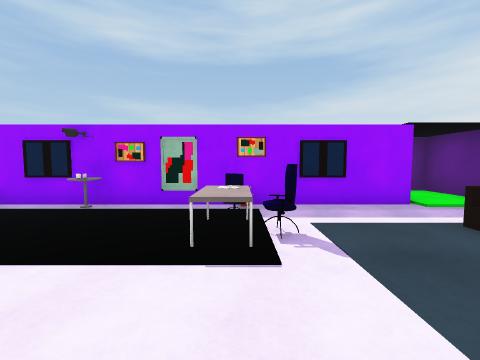
view 1 (above)

24 first-person views from a walk through a 3-D level made in the Unity game engine. The camera is 1.3 m above the floor, tilts 4° down and sees 90° across. The floor is counted in squares, 1.43 m on a side. Each view is taken from the middle of a square. On the plan, view 1 faces up. The plan holds only what a view shows up to about 10 squares ahead; the rest is blank. The player is left out. Some animated figures are left out. Door leaves are left out, so doorways stand open. Surface patterns are stand-ins for the level's own textures.

view 2
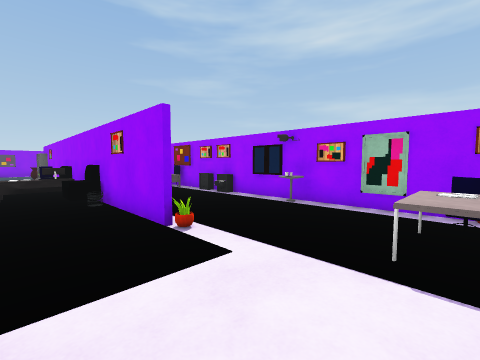

view 3
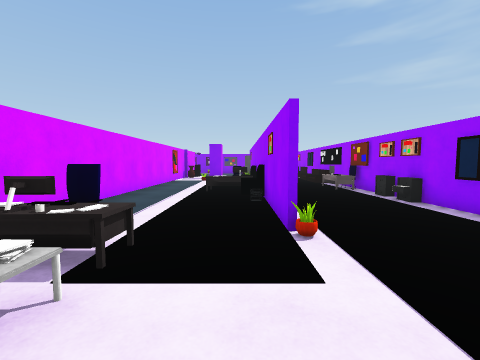

view 4
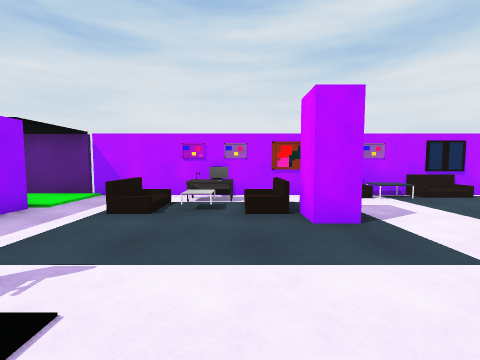

view 5
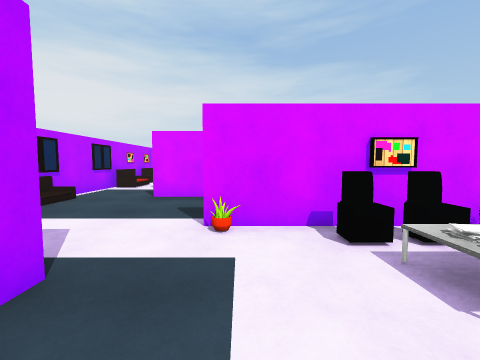

view 6
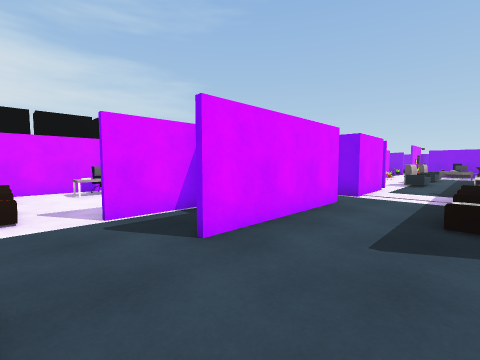

view 7
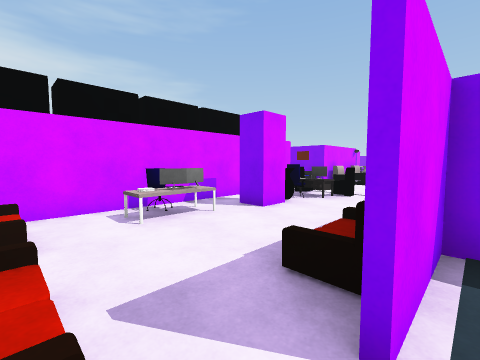

view 8
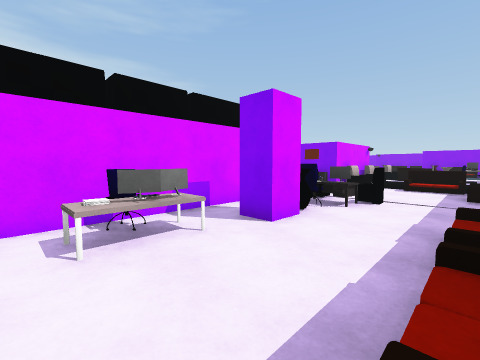

view 9
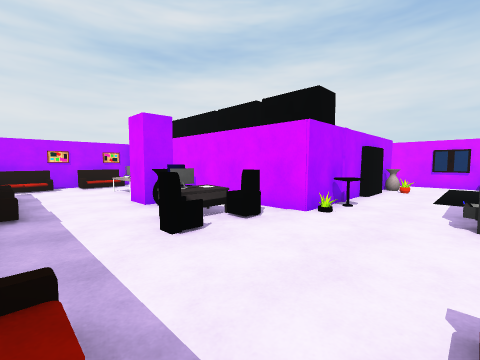

view 10
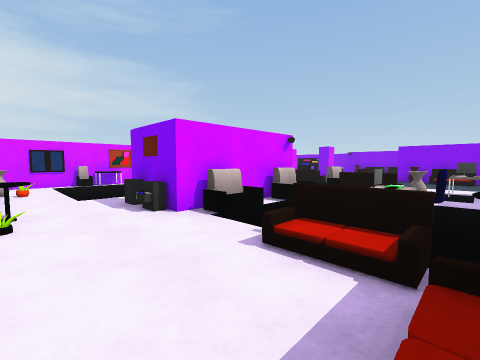

view 11
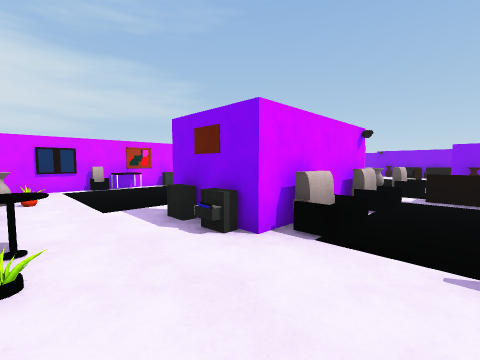

view 12
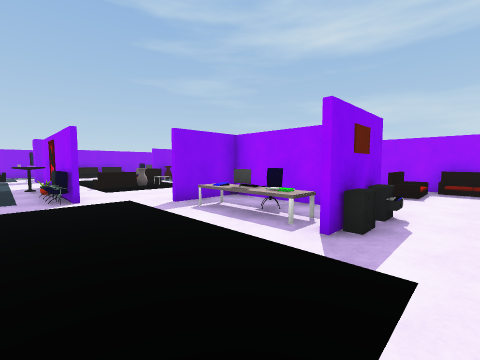

view 13
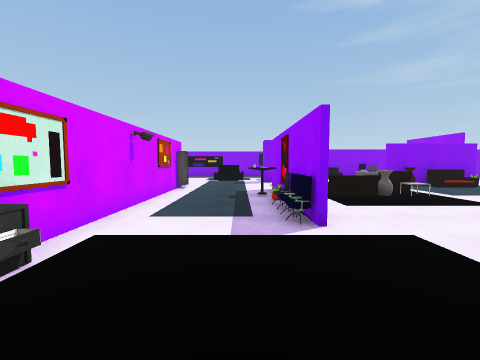

view 14
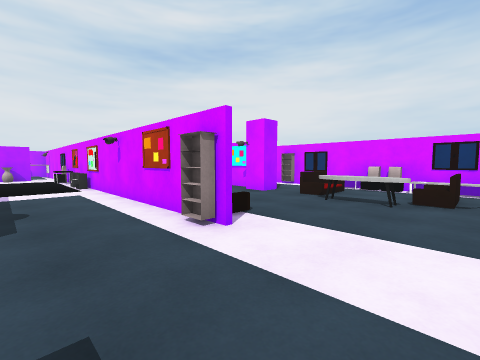

view 15
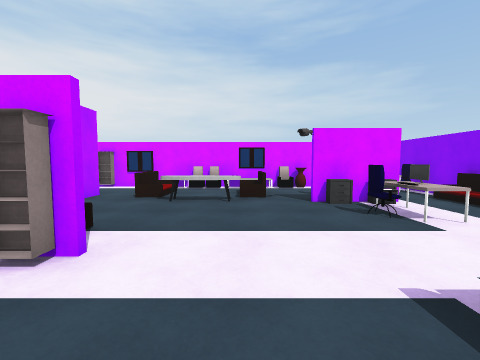

view 16
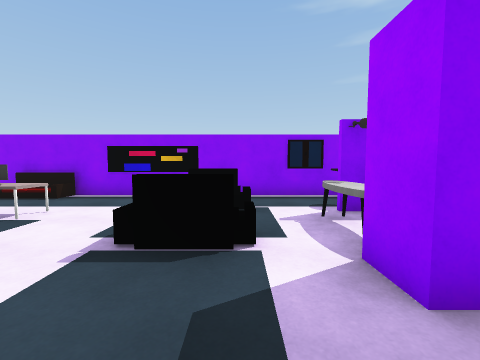

view 17
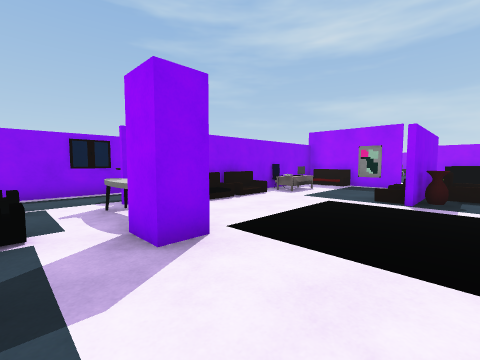

view 18
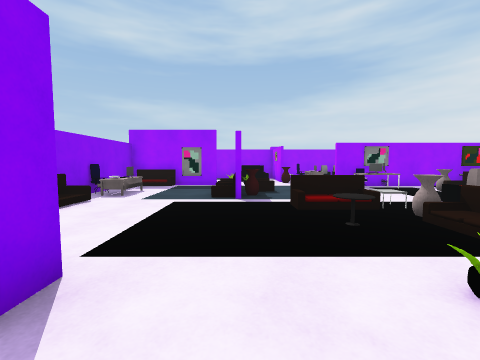

view 19
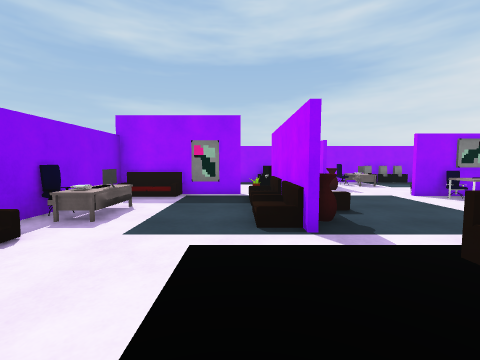

view 20
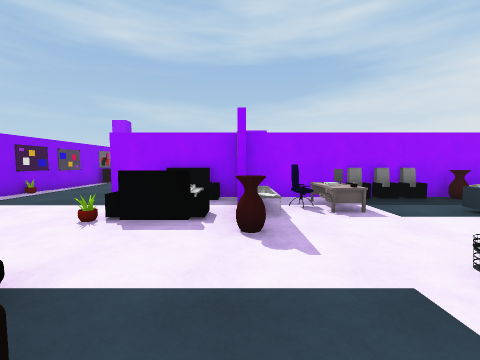

view 21
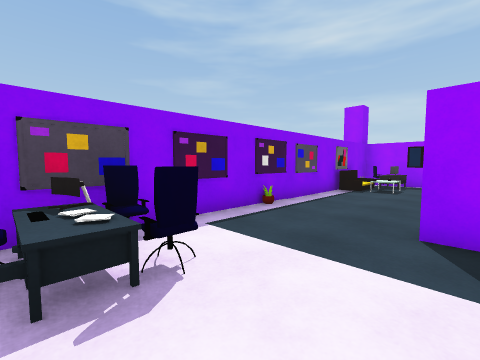

view 22
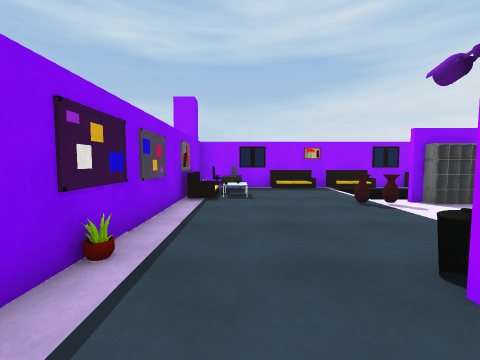

view 23
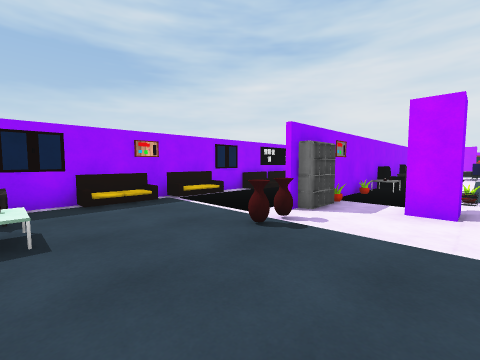

view 24
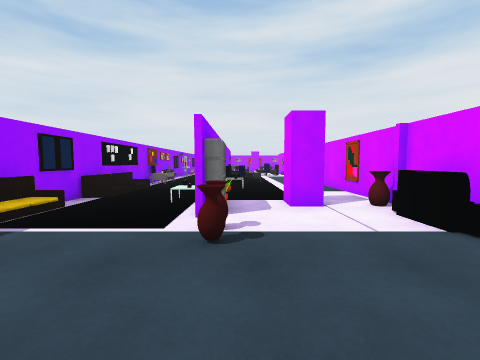

### Floor plan
Points are (right, up) in squares from view 1. A wall is a line through its corners. A room is listed if a view was taken in it or the views show most of it. See-through windows are left out.
Room 1 (views 1, 2, 3, 4, 5, 6, 7, 8, 9, 10, 11, 12, 13, 14, 15, 16, 17, 18, 19, 20, 21, 22, 23, 24)
walls: (-7.5, -12) (-5.3, -12) (-5.3, -12.6); (-8.5, -7.4) (-13.2, -7.4); (-6.4, -12.1) (-7.5, -12.1); (-9, -13.5) (-9, -14.1); (-4, -7.4) (-4.5, -7.4); (-4.2, -5.3) (-2, -5.3) (-2, -6); (-8.5, -2.6) (-10.6, -2.6); (-15, -5.5) (-15, -5); (-10.6, -2.4) (1.6, -2.4); (-2.7, -14.9) (-2.7, -12) (5.1, -12); (-13.5, -2.6) (-14.4, -2.6); (0.2, -11) (0.2, -10.2) (1, -10.2) (1, -11); (-9.6, -19.3) (-8.6, -19.3); (-17.9, -6.9) (-18.5, -6.9); (-14.8, -2.4) (-13.5, -2.4); (-0.6, -5.3) (3.4, -5.3); (-12.6, -19.3) (-11.4, -19.3); (-15.9, -2.4) (-15, -2.4); (-2.7, -18.2) (-2.7, -17.3); (-4.4, -19.3) (-2.4, -19.3); (-18.4, -15) (-18.4, -15.8) (-19, -15.8); (-15.5, -19.3) (-14.4, -19.3); (-10.4, 1.6) (-12.6, 1.6); (-20.4, -6.9) (-21.5, -6.9) (-21.5, -12.8); (2.5, -7.2) (3.9, -7.2); (-3.4, 1.6) (-8.6, 1.6); (-21.5, -4) (-21.5, -5.6); (2.5, -0.9) (2.5, -0.1) (3.4, -0.1); (-14, -23.9) (-14, -23.2) (-13.5, -23.2); (5.8, -8.5) (5.8, -4.4); (-9.6, 5.2) (-10.4, 5.2); (-23.8, -14.5) (-23.8, -18.2); (-11.9, 5.2) (-12.6, 5.2); (-14.5, 5.2) (-21.5, 5.2) (-21.5, -1.6); (5.8, -0.5) (5.8, 0.6); (-21.8, -22.6) (-20.4, -22.6); (-23.8, -20.4) (-23.8, -25.9); (5.8, 2.4) (5.8, 7.5); (3.8, 5.2) (-5.2, 5.2); (-20.9, -26.3) (-13.8, -26.3)
objects: sofa (-24, -22); other object (-22, -18) to (-22, -17); other object (-22, -15); table (-21, -22); chair (-21, -21); table (-21, -16) to (-20, -15); sofa (-21, -13); chair (-21, -10) to (-21, -9); other object (-21, -6); table (-21, -5); other object (-21, -4); table (-21, -3); other object (-21, -2); table (-21, -1); table (-21, 0); sofa (-21, 3); other object (-21, 5); armchair (-20, -26); other object (-20, -23); other object (-20, -21); other object (-20, -18); desk (-20, -10); sofa (-20, -8); chair (-20, -5); table (-20, 3); desk (-20, 4); vase (-19, -26); sofa (-19, -24); other object (-19, -7); table (-18, -23) to (-16, -23); bin (-18, -2); sofa (-18, 5); armchair (-17, -26); vase (-17, -10); sofa (-17, -9); sofa (-17, -8); other object (-17, -7); armchair (-17, -5) to (-16, -5); other object (-17, -2) to (-16, -2); vase (-17, 1); armchair (-16, -26); bookshelf (-16, -19); sofa (-16, -12); armchair (-16, -3); sofa (-16, 5); sofa (-15, -25) to (-15, -24); sofa (-15, -20); other object (-15, -16); table (-15, -13); vase (-15, -6); vase (-15, -2); bookshelf (-15, 1); table (-14, -16); sofa (-14, -13); chair (-14, -4); other object (-14, 1); table (-14, 2); bookshelf (-13, -26); other object (-13, -16); vase (-13, -13); desk (-13, -3); other object (-13, -2) to (-12, -2); chair (-12, -16); chair (-12, -8); armchair (-12, -3); other object (-12, -1); other object (-12, 1); sofa (-12, 4); chair (-11, -16); armchair (-11, -12); table (-11, -8); armchair (-11, -3); sofa (-11, 5); table (-10, -19); sofa (-10, -10); vase (-10, -9); armchair (-10, -5); armchair (-10, 2); other object (-9, -12); vase (-9, -3); other object (-9, 1); other object (-9, 2); other object (-9, 5); other object (-8, -19); table (-8, -14) to (-6, -13); armchair (-8, -12); other object (-8, -9); table (-8, -7); desk (-8, 1); desk (-8, 5); table (-7, -19); chair (-7, -13); other object (-7, -9); armchair (-7, -5); other object (-7, 5); other object (-6, -19); armchair (-6, -12); sofa (-6, -9); armchair (-6, 1); table (-6, 5); armchair (-5, -19); other object (-5, -14); table (-5, -13); other object (-4, -13); sofa (-4, -8); other object (-4, 5); other object (-3, -17); bookshelf (-3, -16); other object (-3, -13); other object (-3, -1); desk (-3, 0); other object (-3, 2); other object (-3, 4); table (-3, 5); vase (-2, -17); server (-2, -13); other object (-2, -11); armchair (-2, -10); sofa (-2, -3); chair (-1, -11); other object (-1, -2); other object (-1, 5); server (0, -13); vase (0, -10); sofa (0, -3); other object (0, -2); chair (0, 3); table (0, 5); sofa (1, -8); other object (1, -2); table (1, 3); chair (1, 4); other object (1, 5); server (2, -13); table (2, -11); server (3, -13); chair (3, -12); other object (3, -11); sofa (3, -8); other object (4, -11); sofa (4, 0); sofa (4, 3); server (5, -13); sofa (6, -11); table (6, -10); sofa (6, -9); sofa (6, -4); table (6, -3) to (6, -2); table (6, -1); table (6, 1); table (6, 2)

Positions as (right, up) in squares from view 1, and headings:
1: (0, 0), facing up
2: (0, 0), facing up-left
3: (0, 1), facing left
4: (-1, 1), facing right
5: (1, 1), facing down
6: (5, -3), facing down-left
7: (5, -7), facing down-left
8: (4, -8), facing down-left
9: (-5, -8), facing down-right
10: (-3, -8), facing down-left
11: (-3, -10), facing down-left
12: (-4, -17), facing up-left
13: (-7, -17), facing left
14: (-19, -17), facing down-right
15: (-18, -17), facing down
16: (-17, -17), facing left
17: (-16, -17), facing up-left
18: (-17, -17), facing up
19: (-18, -14), facing up
20: (-15, -9), facing up
21: (-18, -6), facing up-left
22: (-20, -4), facing up
23: (-20, -1), facing up-right
24: (-20, 1), facing right
